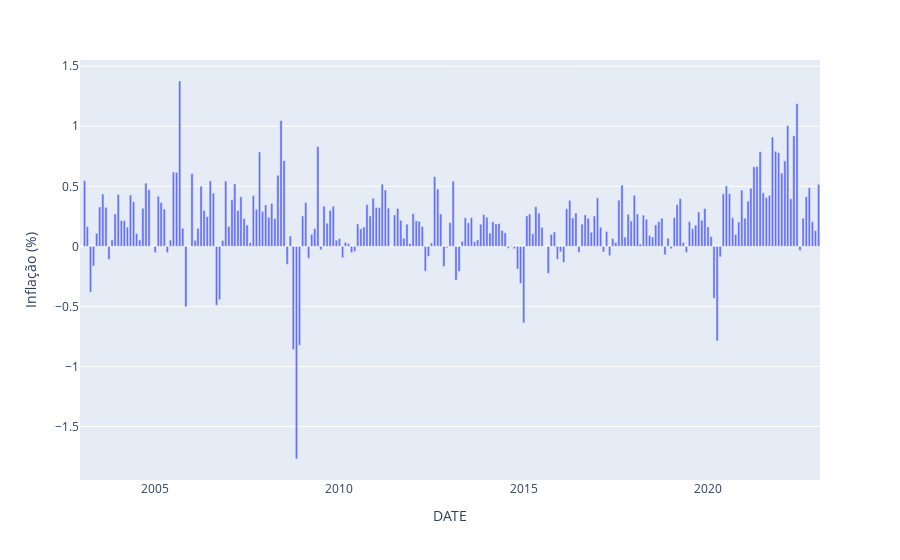

Here is the notebook cell this chart was saved with:
### Markdown cell above
#### Inflação Americana

### Code cell
cpi = web.DataReader('CPIAUCSL', 'fred', start)
px.bar(data_frame=cpi.pct_change()*100, x=cpi.index, y='CPIAUCSL', labels={'CPIAUCSL':'Inflação (%)'})

### Figure 1 — Plotly figure (JSON) as saved in the notebook; plotly's stock layout.template omitted (floating-point values rounded to 4 significant figures; data arrays with more than 128 entries replaced by an {"elided": "..."} marker saying what was removed)
{"data": [{"alignmentgroup": "True", "hovertemplate": "DATE=%{x}<br>Inflação (%)=%{y}<extra></extra>", "legendgroup": "", "marker": {"color": "#636efa", "pattern": {"shape": ""}}, "name": "", "offsetgroup": "", "orientation": "v", "showlegend": false, "textposition": "auto", "type": "bar", "x": {"elided": "241 str values"}, "xaxis": "x", "y": {"elided": "241 float values"}, "yaxis": "y"}], "layout": {"barmode": "relative", "legend": {"tracegroupgap": 0}, "margin": {"t": 60}, "xaxis": {"anchor": "y", "domain": [0, 1], "title": {"text": "DATE"}}, "yaxis": {"anchor": "x", "domain": [0, 1], "title": {"text": "Inflação (%)"}}}}
